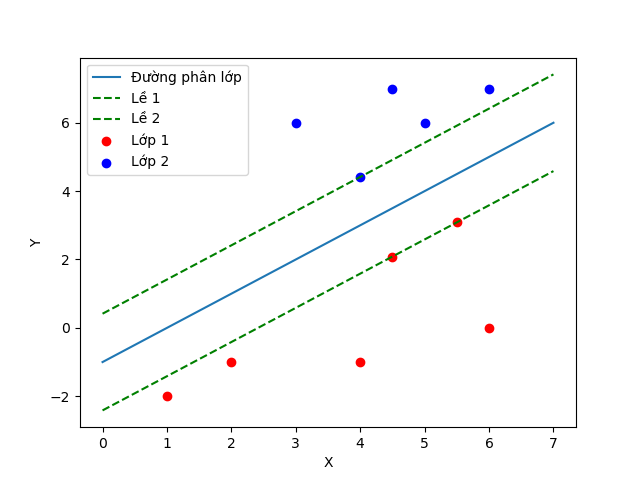

Write Python code to recreate this figure.
import numpy as np
import matplotlib.pyplot as plt

# Tạo dữ liệu mẫu
X = np.array([
    [1, -2], [2, -1], [4, -1], [4.5, 2.085786438], 
    [5.5, 3.085786438], [6, 0], [3, 6], [4, 4.414213562],
    [4.5, 7], [5, 6], [6, 7]
])
y = np.array([1, 1, 1, 1, 1, 1, -1, -1, -1, -1, -1])

# Tìm hai điểm dữ liệu thuộc hai lớp
class1 = X[y == 1]
class2 = X[y == -1]

# Tìm đường lề
w = np.array([0.5, -0.5])  # Vectơ hệ số của đường lề
b = -0.5  # Hệ số chặn của đường lề

# Tìm hai điểm trên đường lề
x1 = np.linspace(0, 7, 100)
x2 = (-w[0] * x1 - b) / w[1]

# Tìm hai đường song song
margin = 1 / np.linalg.norm(w)
parallel_line1 = x2 + margin
parallel_line2 = x2 - margin

# Vẽ dữ liệu
plt.scatter(class1[:, 0], class1[:, 1], color='red', label='Lớp 1')
plt.scatter(class2[:, 0], class2[:, 1], color='blue', label='Lớp 2')

# Vẽ đường lề và đường song song
plt.plot(x1, x2, '-', label='Đường phân lớp')
plt.plot(x1, parallel_line1, 'g--', label='Lề 1')
plt.plot(x1, parallel_line2, 'g--', label='Lề 2')

plt.xlabel('X')
plt.ylabel('Y')
plt.legend()

plt.savefig('draw.png')
plt.show()

